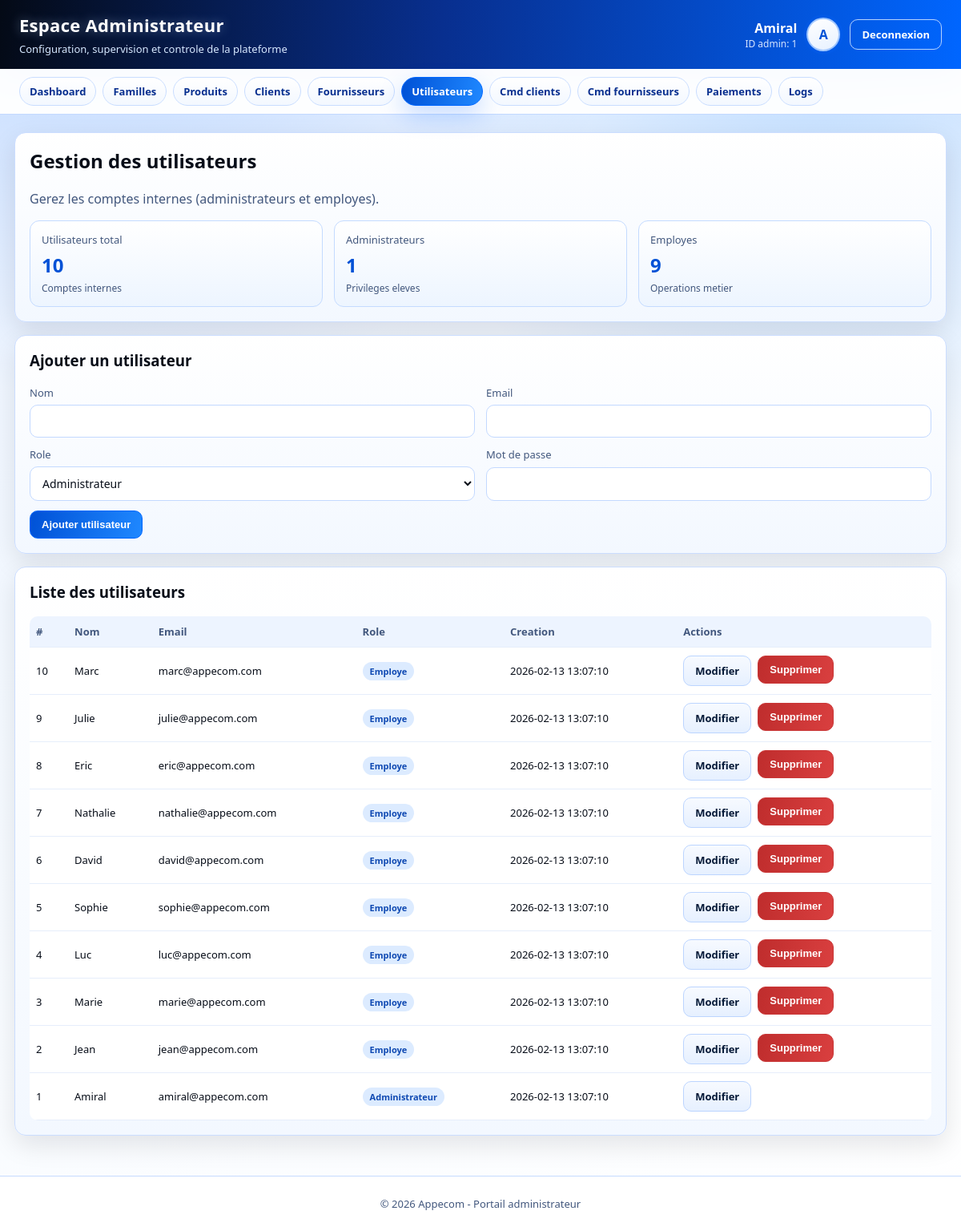
The app's page /admin/utilisateurs.php (signed in) with its own data.
### tables this page shows
CREATE TABLE IF NOT EXISTS `utilisateur` (
  `id_utilisateur` int NOT NULL AUTO_INCREMENT,
  `nom` varchar(50) NOT NULL,
  `email` varchar(100) NOT NULL,
  `mot_de_passe` varchar(255) NOT NULL,
  `role` enum('Administrateur','Employe') NOT NULL,
  `created_at` timestamp NULL DEFAULT CURRENT_TIMESTAMP,
  PRIMARY KEY (`id_utilisateur`),
  UNIQUE KEY `email` (`email`)
);

### admin/_layout.php (called while the page is built, shortened)
<?php
$adminId = (int) $_SESSION['id_utilisateur'];
$adminName = isset($_SESSION['user']) ? trim((string) $_SESSION['user']) : 'Administrateur';
$dbPath = __DIR__ . '/../connexion_bd/connexion_bd.php';
if (file_exists($dbPath)) {
    if (isset($conn) && $conn instanceof mysqli) {
        $adminDb = $conn;
        $roleStmt = $adminDb->prepare('SELECT role, nom FROM Utilisateur WHERE id_utilisateur = ? LIMIT 1');
        if ($roleStmt) {
            $roleStmt->bind_param('i', $adminId);
            if ($roleStmt->execute()) {
                $roleResult = $roleStmt->get_result();
                $roleRow = $roleResult ? $roleResult->fetch_assoc() : null;
                if (!empty($roleRow['nom'])) {
                    $adminName = trim((string) $roleRow['nom']);
                }
            }
        }
    } else {
        $adminDbError = 'Connexion base indisponible.';
    }
} else {
    $adminDbError = 'Fichier de connexion base introuvable.';
}
$parts = preg_split('/\s+/', $adminName);
$adminInitials = '';
if (is_array($parts)) {
    foreach (array_slice($parts, 0, 2) as $part) {
        if ($part !== '') {
            $adminInitials .= strtoupper(substr($part, 0, 1));
        }
    }
}
$adminNav = [
    ['key' => 'dashboard', 'label' => 'Dashboard', 'href' => '../fonction_interne/dashboard_admin.php'],
    ['key' => 'familles', 'label' => 'Familles', 'href' => 'familles.php'],
    ['key' => 'produits', 'label' => 'Produits', 'href' => 'produits.php'],
    ['key' => 'clients', 'label' => 'Clients', 'href' => 'clients.php'],
    ['key' => 'fournisseurs', 'label' => 'Fournisseurs', 'href' => 'fournisseurs.php'],
    ['key' => 'utilisateurs', 'label' => 'Utilisateurs', 'href' => 'utilisateurs.php'],
    ['key' => 'commande_client', 'label' => 'Cmd clients', 'href' => 'commande_client.php'],
    ['key' => 'commande_fournisseur', 'label' => 'Cmd fournisseurs', 'href' => 'commande_fournisseur.php'],
    ['key' => 'paiement_client', 'label' => 'Paiements', 'href' => 'paiement_client.php'],
    ['key' => 'logs', 'label' => 'Logs', 'href' => 'logs.php'],
];
function admin_h($value)
{
    return htmlspecialchars((string) $value, ENT_QUOTES, 'UTF-8');
}
function admin_enum_values(mysqli $db, string $table, string $column): array
{
    $tableSafe = preg_replace('/[^A-Za-z0-9_]/', '', $table);
    $columnSafe = preg_replace('/[^A-Za-z0-9_]/', '', $column);
    $sql = "SHOW COLUMNS FROM `$tableSafe` LIKE ?";
    $stmt = $db->prepare($sql);
    $stmt->bind_param('s', $columnSafe);
    if (!$stmt->execute()) {
        $stmt->close();
        return [];
    }
    $result = $stmt->get_result();
    $row = $result->fetch_assoc();
    $type = (string) $row['Type'];
    preg_match_all("/'((?:[^'\\\\]|\\\\.)*)'/", $type, $matches);
    return array_map(static function ($raw) {
        return stripcslashes((string) $raw);
    }, $matches[1]);
}

### admin/utilisateurs.php (the view, shortened to what this page needs)
<?php
require __DIR__ . '/_layout.php';
$activePage = 'utilisateurs';
$roleOptions = [];
if ($adminDb instanceof mysqli) {
    $roleOptions = admin_enum_values($adminDb, 'Utilisateur', 'role');
}
$users = [];
if ($adminDb instanceof mysqli) {
    $result = $adminDb->query('SELECT id_utilisateur, nom, email, role, created_at FROM Utilisateur ORDER BY id_utilisateur DESC');
    if ($result) {
        while ($row = $result->fetch_assoc()) {
            $users[] = $row;
        }
    }
}
$currentUser = null;
include __DIR__ . '/_header.php';
?>
<section class="panel">
  <h2>Gestion des utilisateurs</h2>
  <p class="muted">Gerez les comptes internes (administrateurs et employes).</p>
  <div class="grid-3" style="margin-top:12px;">
    <article class="stat">
      <div class="label">Utilisateurs total</div>
      <div class="value"><?php echo count($users); ?></div>
      <div class="sub">Comptes internes</div>
    </article>
    <article class="stat">
      <div class="label">Administrateurs</div>
      <div class="value"><?php echo count(array_filter($users, function ($u) { return strcasecmp((string) $u['role'], 'Administrateur') === 0; })); ?></div>
      <div class="sub">Privileges eleves</div>
    </article>
    <article class="stat">
      <div class="label">Employes</div>
      <div class="value"><?php echo count(array_filter($users, function ($u) { return stripos((string) $u['role'], 'Employe') !== false; })); ?></div>
      <div class="sub">Operations metier</div>
    </article>
  </div>
</section>
<section class="panel">
  <h3><?php echo $currentUser ? 'Modifier un utilisateur' : 'Ajouter un utilisateur'; ?></h3>
  <form method="post" class="form-grid" style="margin-top:12px;">
    <div class="grid-2">
      <div class="field">
        <label>Nom</label>
        <input type="text" name="nom" maxlength="50" required value="<?php echo admin_h($currentUser['nom'] ?? ''); ?>">
      </div>
      <div class="field">
        <label>Email</label>
        <input type="email" name="email" maxlength="100" required value="<?php echo admin_h($currentUser['email'] ?? ''); ?>">
      </div>
    </div>
    <div class="grid-2">
      <div class="field">
        <label>Role</label>
        <select name="role" required>
          <?php foreach ($roleOptions as $roleOption): ?>
            <option value="<?php echo admin_h($roleOption); ?>" <?php echo ((string) ($currentUser['role'] ?? '') === (string) $roleOption) ? 'selected' : ''; ?>>
              <?php echo admin_h($roleOption); ?>
            </option>
          <?php endforeach; ?>
        </select>
      </div>
      <div class="field">
        <label>Mot de passe <?php echo $currentUser ? '(laisser vide pour ne pas changer)' : ''; ?></label>
        <input type="text" name="mot_de_passe" maxlength="255" <?php echo $currentUser ? '' : 'required'; ?>>
      </div>
    </div>
    <div class="actions-row">
      <button type="submit" class="btn"><?php echo $currentUser ? 'Mettre a jour utilisateur' : 'Ajouter utilisateur'; ?></button>
    </div>
  </form>
</section>
<section class="panel">
  <h3>Liste des utilisateurs</h3>
  <?php if (!empty($users)): ?>
    <div class="table-wrap">
      <table>
        <thead>
          <tr>
            <th>#</th>
            <th>Nom</th>
            <th>Email</th>
            <th>Role</th>
            <th>Creation</th>
            <th>Actions</th>
          </tr>
        </thead>
        <tbody>
          <?php foreach ($users as $user): ?>
            <tr>
              <td><?php echo (int) $user['id_utilisateur']; ?></td>
              <td><?php echo admin_h($user['nom']); ?></td>
              <td><?php echo admin_h($user['email']); ?></td>
              <td><span class="badge info"><?php echo admin_h($user['role']); ?></span></td>
              <td><?php echo admin_h($user['created_at'] ?: '-'); ?></td>
              <td>
                <div class="actions-row">
                  <a class="btn btn-secondary" href="?edit=<?php echo (int) $user['id_utilisateur']; ?>">Modifier</a>
                  <?php if ((int) $user['id_utilisateur'] !== $adminId): ?>
                    <form method="post" onsubmit="return confirm('Supprimer cet utilisateur ?');">
                      <button type="submit" class="btn btn-danger">Supprimer</button>
                    </form>
                  <?php endif; ?>
                </div>
              </td>
            </tr>
          <?php endforeach; ?>
        </tbody>
      </table>
    </div>
  <?php else: ?>
    <div class="empty-state">Aucun utilisateur enregistre.</div>
  <?php endif; ?>
</section>
<?php include __DIR__ . '/_footer.php'; ?>

### admin/_header.php (shortened to what this page needs)
<!DOCTYPE html>
<html lang="fr">
<head>
  <link rel="stylesheet" href="admin-theme.css">
</head>
<body>
  <div class="site-shell">
    <header class="topbar">
      <div class="brand">
        <h1>Espace Administrateur</h1>
        <p>Configuration, supervision et controle de la plateforme</p>
      </div>
      <div class="identity">
        <div>
          <div class="identity-name"><?php echo admin_h($adminName); ?></div>
          <div class="identity-sub">ID admin: <?php echo (int) $adminId; ?></div>
        </div>
        <div class="avatar"><?php echo admin_h($adminInitials); ?></div>
        <a href="../fonction_interne/logout.php" class="btn btn-outline">Deconnexion</a>
      </div>
    </header>
    <nav class="main-nav">
      <?php foreach ($adminNav as $item): ?>
        <a class="nav-link <?php echo $activePage === $item['key'] ? 'active' : ''; ?>" href="<?php echo admin_h($item['href']); ?>">
          <?php echo admin_h($item['label']); ?>
        </a>
      <?php endforeach; ?>
    </nav>
    <main class="page-wrap">

### records on screen
utilisateur: nom "Amiral", id_utilisateur "1", email "amiral@appecom.com", role "Administrateur", created_at "2026-02-13 13:07:10"
utilisateur: id_utilisateur "10", nom "Marc", email "marc@appecom.com", role "Employe", created_at "2026-02-13 13:07:10"
utilisateur: id_utilisateur "9", nom "Julie", email "julie@appecom.com", role "Employe", created_at "2026-02-13 13:07:10"
utilisateur: id_utilisateur "8", nom "Eric", email "eric@appecom.com", role "Employe", created_at "2026-02-13 13:07:10"
utilisateur: id_utilisateur "7", nom "Nathalie", email "nathalie@appecom.com", role "Employe", created_at "2026-02-13 13:07:10"
utilisateur: id_utilisateur "6", nom "David", email "david@appecom.com", role "Employe", created_at "2026-02-13 13:07:10"
utilisateur: id_utilisateur "5", nom "Sophie", email "sophie@appecom.com", role "Employe", created_at "2026-02-13 13:07:10"
utilisateur: id_utilisateur "4", nom "Luc", email "luc@appecom.com", role "Employe", created_at "2026-02-13 13:07:10"
utilisateur: id_utilisateur "3", nom "Marie", email "marie@appecom.com", role "Employe", created_at "2026-02-13 13:07:10"
utilisateur: id_utilisateur "2", nom "Jean", email "jean@appecom.com", role "Employe", created_at "2026-02-13 13:07:10"

### other values on screen
$adminId "1"
admin_h($adminInitials) "A"
admin_h($item['label']) "Dashboard"
admin_h($item['label']) "Familles"
admin_h($item['label']) "Produits"
admin_h($item['label']) "Clients"
admin_h($item['label']) "Fournisseurs"
admin_h($item['label']) "Utilisateurs"
admin_h($item['label']) "Cmd clients"
admin_h($item['label']) "Cmd fournisseurs"
admin_h($item['label']) "Paiements"
admin_h($item['label']) "Logs"
count($users) "10"
form field role "Administrateur"
